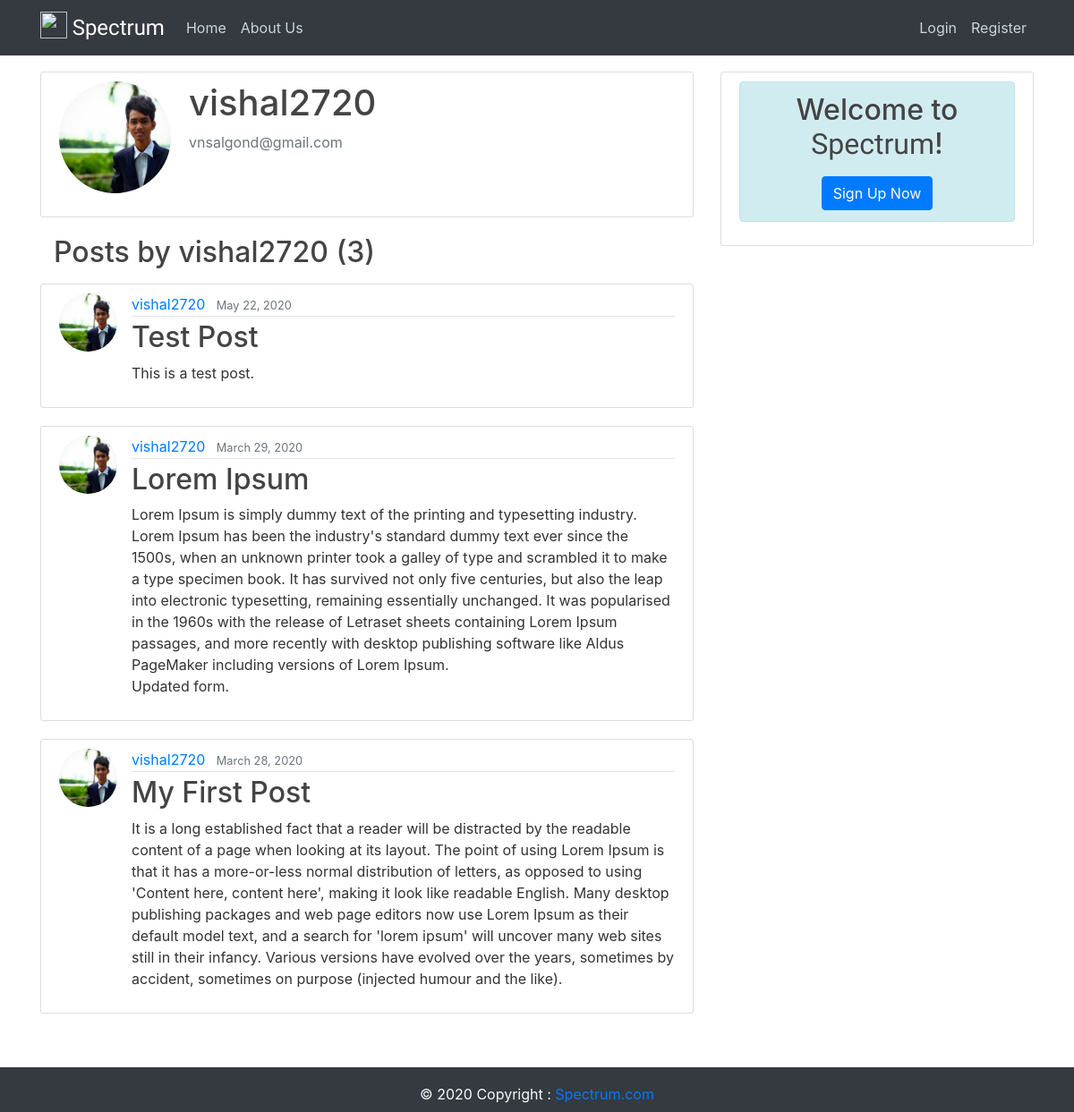
The page /user/vishal2720 on the database its author committed.
### socialmedia/models.py (models this page shows, shortened)
class Post(models.Model):
    title = models.CharField(max_length=200)
    content = models.TextField()
    date_posted = models.DateTimeField(default=timezone.now)
    author = models.ForeignKey(User, on_delete=models.CASCADE)

### users/models.py (models this page shows, shortened)
class Profile(models.Model):
    user = models.OneToOneField(User, on_delete=models.CASCADE)
    image = models.ImageField(default='default.jpg',upload_to='profile_pics')

### socialmedia/views.py (the view)
# urls.py: path('user/<str:username>', UserPostListView.as_view(), name='user-posts'),
class UserPostListView(ListView):
    model = Post
    template_name = 'socialmedia/user_posts.html'
    context_object_name = 'posts'
    paginate_by = 5
    def get_queryset(self):
        user = get_object_or_404(User, username=self.kwargs.get('username','email'))
        return Post.objects.filter(author=user).order_by('-date_posted')

### socialmedia/templates/socialmedia/user_posts.html (shortened to what this page needs)
{% extends "socialmedia/base.html" %}
{% load crispy_forms_tags %}
{% block content %}
  {% for post in posts|slice:":1" %}
    <div class="content-section">
      <div class="media">
        <img class="rounded-circle account-img" src="{{ post.author.profile.image.url }}">
        <div class="media-body">
          <h2 class="account-heading">{{ view.kwargs.username }}</h2>
          <p class="text-secondary">{{ post.author.email }}</p>
        </div>
      </div>
    </div>
  {% endfor %}
    <div class="container">
      <h2 class="mb-3">Posts by {{ view.kwargs.username }}  ({{page_obj.paginator.count}})</h2>
    </div>
    {% for post in posts %}
        <article class="media content-section">
            <img class="rounded-circle article-img" src="{{ post.author.profile.image.url }}" alt="">
            <div class="media-body">
            <div class="article-metadata">
                <a class="mr-2" href="{% url 'user-posts' post.author.username %}">{{ post.author }}</a>
                <small class="text-muted">{{ post.date_posted|date:"F d, Y" }}</small>
            </div>
            <h2><a class="article-title" href="{% url 'post-detail' post.id %}">{{ post.title }}</a></h2>
            <p class="article-content">{{ post.content }}</p>
            </div>
        </article>
    {% endfor %}
{% endblock content %}

### socialmedia/static/socialmedia/main.css (style rules this page uses)
body { background: white; color: #333333; margin-top: 5rem; margin-bottom: 60px; }
h1, h2, h3, h4, h5, h6 { color: #444444; }
.content-section { background: #ffffff; padding: 10px 20px; border: 1px solid #dddddd; border-radius: 3px; margin-bottom: 20px; }
.article-title { color: #444444; }
.article-content { white-space: pre-line; }
.article-img { height: 65px; width: 65px; margin-right: 16px; }
.article-metadata { padding-bottom: 1px; margin-bottom: 4px; border-bottom: 1px solid #e3e3e3 }
.account-img { height: 125px; width: 125px; margin-right: 20px; margin-bottom: 16px; }
.account-heading { font-size: 2.5rem; }

### socialmedia/static/socialmedia/footer.css (style rules this page uses)
html { position: relative; min-height: 100%; }
body { margin-bottom: 50px; }

### rows shown on the page
Post: author.profile.image (picture), kwargs.username "vishal2720", author.email "vnsalgond@gmail.com", author "vishal2720", date_posted "May 22, 2020", title "Test Post", content "This is a test post."
Post: author.profile.image (picture), author "vishal2720", date_posted "March 29, 2020", title "Lorem Ipsum", content "Lorem Ipsum is simply dummy text of the printing and typesetting industry. Lorem Ipsum has been the industry's standard dummy text ever since the 1500s, when an unknown printer took a galley of type and scrambled it to make a type specimen book. It has survived not only five centuries, but also the leap into electronic typesetting, remaining essentially unchanged. It was popularised in the 1960s with the release of Letraset sheets containing Lorem Ipsum passages, and more recently with desktop publishing software like Aldus PageMaker including versions of Lorem Ipsum. Updated form."
Post: author.profile.image (picture), author "vishal2720", date_posted "March 28, 2020", title "My First Post", content "It is a long established fact that a reader will be distracted by the readable content of a page when looking at its layout. The point of using Lorem Ipsum is that it has a more-or-less normal distribution of letters, as opposed to using 'Content here, content here', making it look like readable English. Many desktop publishing packages and web page editors now use Lorem Ipsum as their default model text, and a search for 'lorem ipsum' will uncover many web sites still in their infancy. Various versions have evolved over the years, sometimes by accident, sometimes on purpose (injected humour and the like)."

### other values the page prints
{{ view.kwargs.username }} "vishal2720"
{{ page_obj.paginator.count }} "3"
